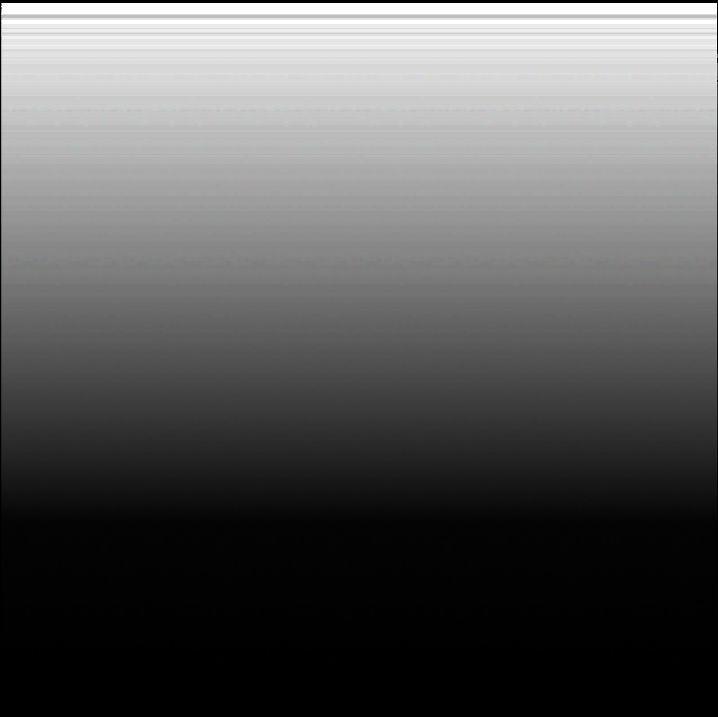
#> input picture gradient.png, 718 x 717 px
$ jupyter execute chap142.ipynb
#> lines starting #> are read from the running program, lines starting #| are printed output that depends on the picture; after the words box and inside, x2 and y2 are one past the last pixel; in counts of white or black regions, pixels touching at a corner belong together
[cell 1]
import cv2
import numpy as np
from matplotlib import pyplot as plt
img = cv2.imread('gradient.png',0)
#> img: shape (717, 718); min 0, max 255, mean 92.1
ret,thresh1 = cv2.threshold(img,127,255,cv2.THRESH_BINARY)
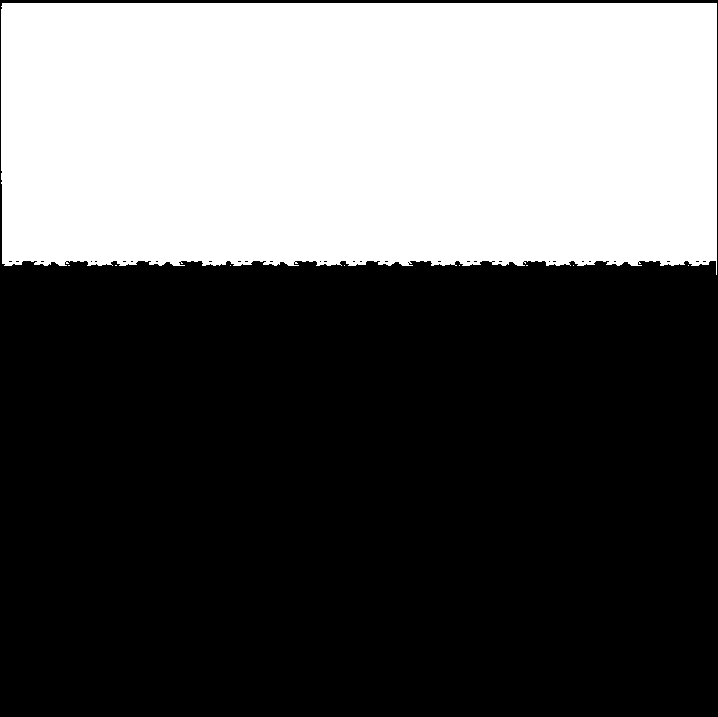
#> thresh1: shape (717, 718); 36.2% white; 9 white regions (8 under 20 px), largest, box (x1, y1, x2, y2) and area: (1, 3, 717, 275) 186573
ret,thresh2 = cv2.threshold(img,127,255,cv2.THRESH_BINARY_INV)
ret,thresh3 = cv2.threshold(img,127,255,cv2.THRESH_TRUNC)
ret,thresh4 = cv2.threshold(img,127,255,cv2.THRESH_TOZERO)
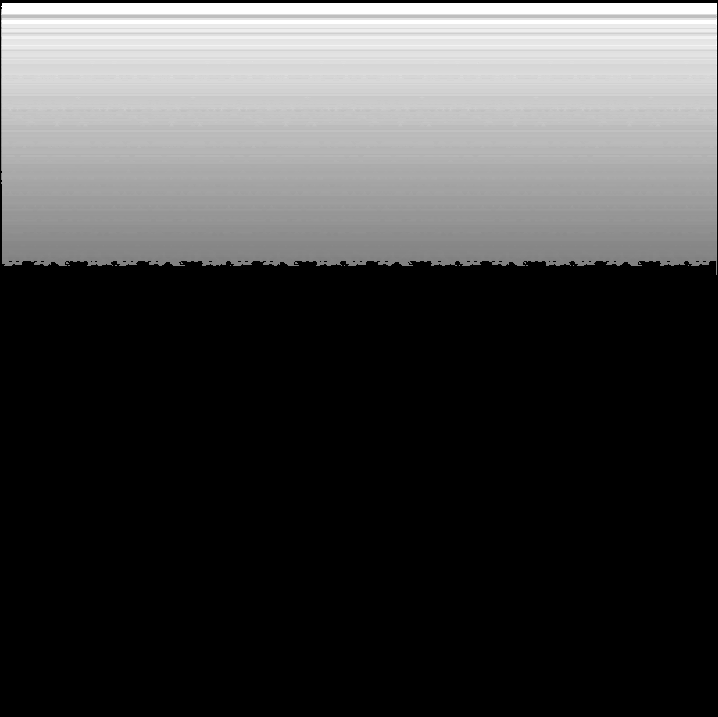
#> thresh4: shape (717, 718); min 0, max 255, mean 68.1
ret,thresh5 = cv2.threshold(img,127,255,cv2.THRESH_TOZERO_INV)
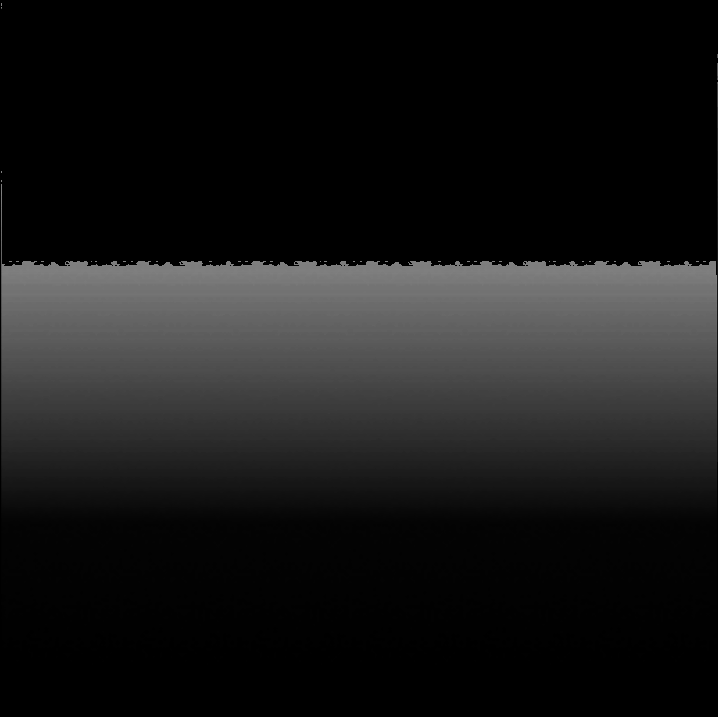
#> thresh5: shape (717, 718); min 0, max 127, mean 24
titles = ['Original Image','BINARY','BINARY_INV','TRUNC','TOZERO','TOZERO_INV']
images = [img, thresh1, thresh2, thresh3, thresh4, thresh5]
for i in range(6):
    plt.subplot(2,3,i+1),plt.imshow(images[i],'gray')
    plt.title(titles[i])
    plt.xticks([]),plt.yticks([])
plt.show()

[cell 2]
import cv2
import numpy as np
from matplotlib import pyplot as plt
img = cv2.imread('dave.jpg',0)
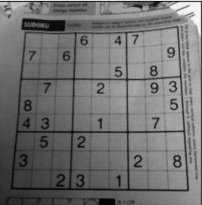
#> input picture dave.jpg, 202 x 205 px
#> img is the input picture: shape (205, 202); min 0, max 255, mean 112.3
img = cv2.medianBlur(img,5)
ret,th1 = cv2.threshold(img,127,255,cv2.THRESH_BINARY)
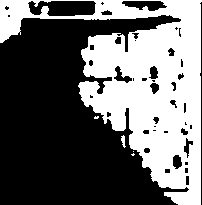
#> th1: shape (205, 202); 41.2% white; 5 white regions (3 under 20 px), largest, box (x1, y1, x2, y2) and area: (0, 0, 202, 205) 17010, (121, 135, 126, 148) 37
th2 = cv2.adaptiveThreshold(img,255,cv2.ADAPTIVE_THRESH_MEAN_C,\
cv2.THRESH_BINARY,11,2)
#> th2: shape (205, 202); 71.3% white; 254 black regions (153 under 20 px), largest, box (x1, y1, x2, y2) and area: (0, 1, 177, 19) 1397, (69, 6, 197, 37) 1053, (67, 137, 197, 192) 911
th3 = cv2.adaptiveThreshold(img,255,cv2.ADAPTIVE_THRESH_GAUSSIAN_C,\
cv2.THRESH_BINARY,11,2)
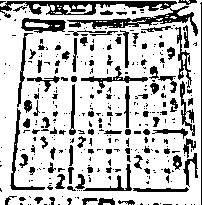
#> th3: shape (205, 202); 75.8% white; 349 black regions (245 under 20 px), largest, box (x1, y1, x2, y2) and area: (0, 1, 198, 36) 2058, (21, 18, 66, 33) 390, (10, 108, 45, 190) 348
titles = ['Original Image', 'Global Thresholding (v = 127)',
'Adaptive Mean Thresholding', 'Adaptive Gaussian Thresholding']
images = [img, th1, th2, th3]
for i in range(4):
    plt.subplot(2,2,i+1),plt.imshow(images[i],'gray')
    plt.title(titles[i])
    plt.xticks([]),plt.yticks([])
plt.show()

[cell 3]
import cv2
import numpy as np
from matplotlib import pyplot as plt
img = cv2.imread('noisy2.png',0)
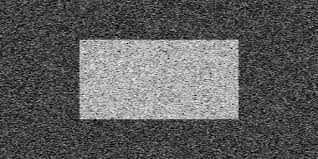
#> input picture noisy2.png, 318 x 159 px
#> img is the input picture: shape (159, 318); min 0, max 255, mean 92.6
# global thresholding
ret1,th1 = cv2.threshold(img,127,255,cv2.THRESH_BINARY)
#> th1: shape (159, 318); 24.3% white; 329 white regions (328 under 20 px), largest, box (x1, y1, x2, y2) and area: (78, 39, 240, 121) 11891
# Otsu's thresholding
ret2,th2 = cv2.threshold(img,0,255,cv2.THRESH_BINARY+cv2.THRESH_OTSU)
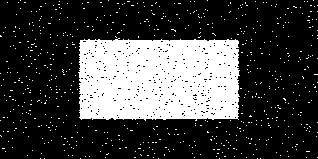
#> th2: shape (159, 318); 25.8% white; 650 white regions (649 under 20 px), largest, box (x1, y1, x2, y2) and area: (78, 38, 240, 121) 12180
#> ret2 = 118
# Otsu's thresholding after Gaussian filtering
blur = cv2.GaussianBlur(img,(5,5),0)
ret3,th3 = cv2.threshold(blur,0,255,cv2.THRESH_BINARY+cv2.THRESH_OTSU)
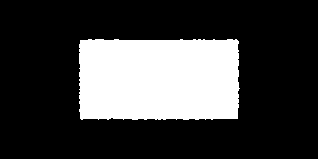
#> th3: shape (159, 318); 25% white; 1 white region, box (x1, y1, x2, y2) and area: (79, 39, 240, 120) 12644
#> ret3 = 118
# plot all the images and their histograms
images = [img, 0, th1,
img, 0, th2,
blur, 0, th3]
titles = ['Original Noisy Image','Histogram','Global Thresholding (v=127)',
'Original Noisy Image','Histogram',"Otsu's Thresholding",
'Gaussian filtered Image','Histogram',"Otsu's Thresholding"]
for i in range(3):
    plt.subplot(3,3,i*3+1),plt.imshow(images[i*3],'gray')
    plt.title(titles[i*3]), plt.xticks([]), plt.yticks([])
    plt.subplot(3,3,i*3+2),plt.hist(images[i*3].ravel(),256)
    plt.title(titles[i*3+1]), plt.xticks([]), plt.yticks([])
    plt.subplot(3,3,i*3+3),plt.imshow(images[i*3+2],'gray')
    plt.title(titles[i*3+2]), plt.xticks([]), plt.yticks([])
plt.show()
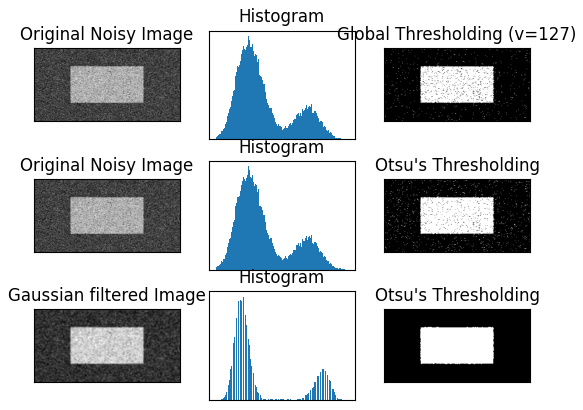
#> figure drawn by matplotlib, 9 panels

[cell 4]
img = cv2.imread('noisy2.png',0)
blur = cv2.GaussianBlur(img,(5,5),0)
# find normalized_histogram, and its cumulative distribution function
hist = cv2.calcHist([blur],[0],None,[256],[0,256])
#> hist = 256 values, max 1640 at index 68, min 0 at index 0, mean 197.5
hist_norm = hist.ravel()/hist.max()
#> hist_norm = 256 values, max 1 at index 68, min 0 at index 0, mean 0.12
Q = hist_norm.cumsum()
#> Q = 256 values from 0 to 30.83
bins = np.arange(256)
fn_min = np.inf
thresh = -1
for i in range(1,256):
    p1,p2 = np.hsplit(hist_norm,[i]) # probabilities
    q1,q2 = Q[i],Q[255]-Q[i] # cum sum of classes
    b1,b2 = np.hsplit(bins,[i]) # weights
    # finding means and variances
    m1,m2 = np.sum(p1*b1)/q1, np.sum(p2*b2)/q2
    v1,v2 = np.sum(((b1-m1)**2)*p1)/q1,np.sum(((b2-m2)**2)*p2)/q2
    # calculates the minimization function
    fn = v1*q1 + v2*q2
    if fn < fn_min:
        fn_min = fn
        thresh = i
#> this loop made 255 passes
#> (q1, q2, m1, m2, v1, v2, fn, fn_min) on passes 31, 32, 34, 36, 37, 38, 39, 40, 41, 42, 43: (0.00061, 30.83, 0, 92.57, 0, 2202.5, 67904.2, 67904.2), (0.00061, 30.83, 31, 92.57, 0, 2202.5, 67901.9, 67901.9), (0.00122, 30.83, 32, 92.57, 1, 2202.4, 67899.7, 67899.7), (0.0061, 30.82, 13.4, 92.59, 162.7, 2202.7, 67896.7, 67896.7), (0.00854, 30.82, 25, 92.59, 73.29, 2202.5, 67884.6, 67884.6), (0.014, 30.82, 21.65, 92.6, 119.6, 2202.6, 67878.1, 67878.1), (0.0244, 30.81, 21, 92.63, 140.3, 2202.8, 67863.5, 67863.5), (0.0366, 30.79, 25.05, 92.65, 106.7, 2202.7, 67834.2, 67834.2), (0.0543, 30.78, 25.88, 92.69, 107.8, 2202.9, 67802.4, 67802.4), (0.078, 30.75, 27.28, 92.74, 102, 2203.1, 67757.4, 67757.4), (0.11, 30.72, 28.34, 92.8, 100.4, 2203.4, 67699.6, 67699.6)
#> (p1, q1, q2, m1, m2, v1, v2, fn) on passes 1 to 6: ([0], 0, 30.83, nan, 92.57, nan, 2202.5, nan), ([0, 0], 0, 30.83, nan, 92.57, nan, 2202.5, nan), ([0, 0, 0], 0, 30.83, nan, 92.57, nan, 2202.5, nan), ([0, 0, 0, 0], 0, 30.83, nan, 92.57, nan, 2202.5, nan), ([0, 0, 0, 0, 0], 0, 30.83, nan, 92.57, nan, 2202.5, nan), ([0, 0, 0, 0, 0, 0], 0, 30.83, nan, 92.57, nan, 2202.5, nan)
# find otsu's threshold value with OpenCV function
ret, otsu = cv2.threshold(blur,0,255,cv2.THRESH_BINARY+cv2.THRESH_OTSU)
print (thresh,ret)
#| 119 118.0
